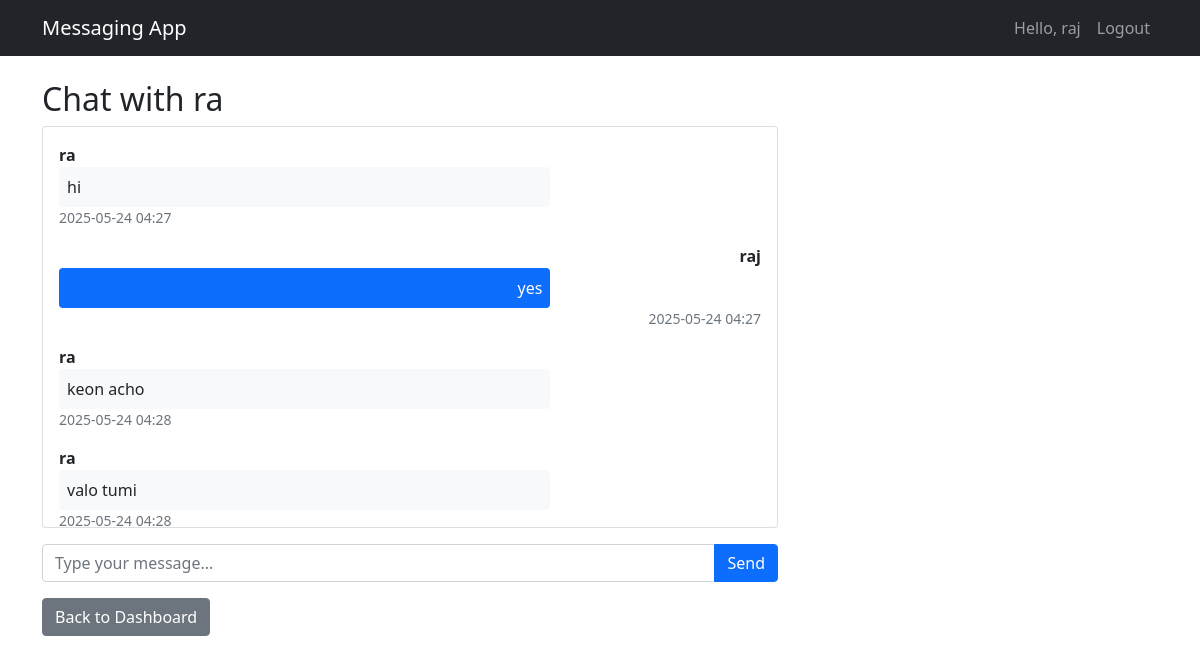
The page /chat/4 (signed in) on the database its author committed.
### app.py (models this page shows, shortened)
class User(UserMixin, db.Model):
    id = db.Column(db.Integer, primary_key=True)
    username = db.Column(db.String(80), unique=True, nullable=False)
    password = db.Column(db.String(200), nullable=False)
    last_seen = db.Column(db.DateTime, default=datetime.utcnow)
    online = db.Column(db.Boolean, default=False)

class Message(db.Model):
    id = db.Column(db.Integer, primary_key=True)
    sender_id = db.Column(db.Integer, db.ForeignKey('user.id'), nullable=False)
    recipient_id = db.Column(db.Integer, db.ForeignKey('user.id'), nullable=False)
    content = db.Column(db.Text, nullable=False)
    timestamp = db.Column(db.DateTime, default=datetime.utcnow)
    read = db.Column(db.Boolean, default=False)
    sender = db.relationship('User', foreign_keys=[sender_id])
    recipient = db.relationship('User', foreign_keys=[recipient_id])

### app.py (the view)
@app.route('/chat/<int:recipient_id>')
@login_required
def chat(recipient_id):
    recipient = User.query.get_or_404(recipient_id)
    messages = Message.query.filter(
        ((Message.sender_id == current_user.id) & (Message.recipient_id == recipient.id)) |
        ((Message.sender_id == recipient.id) & (Message.recipient_id == current_user.id))
    ).order_by(Message.timestamp.asc()).all()
    for message in messages:
        if message.recipient_id == current_user.id and not message.read:
            message.read = True
    db.session.commit()
    return render_template('chat.html', recipient=recipient, messages=messages)

### app.py (called while the page is built)
@login_manager.user_loader
def load_user(user_id):
    return User.query.get(int(user_id))

@app.before_request
def before_request():
    if current_user.is_authenticated:
        current_user.last_seen = datetime.utcnow()
        db.session.commit()

### templates/chat.html (shortened to what this page needs)
{% extends "base.html" %}
{% block content %}
<div class="row">
    <div class="col-md-8">
        <h2>Chat with {{ recipient.username }}</h2>
        <div class="card mb-3">
            <div class="card-body" id="message-container" style="height: 400px; overflow-y: auto;">
                {% for message in messages %}
                    <div class="mb-3 {% if message.sender_id == current_user.id %}text-end{% endif %}">
                        <div class="d-flex flex-column">
                            <strong>{{ message.sender.username }}</strong>
                            <div class="p-2 rounded {% if message.sender_id == current_user.id %}bg-primary text-white{% else %}bg-light{% endif %}" style="max-width: 70%;">
                                {{ message.content }}
                            </div>
                            <small class="text-muted">{{ message.timestamp.strftime('%Y-%m-%d %H:%M') }}</small>
                        </div>
                    </div>
                {% endfor %}
            </div>
        </div>
        <form id="message-form">
            <div class="input-group mb-3">
                <input type="text" class="form-control" id="message-input" placeholder="Type your message..." required>
                <button class="btn btn-primary" type="submit">Send</button>
            </div>
        </form>
        <a href="{{ url_for('dashboard') }}" class="btn btn-secondary">Back to Dashboard</a>
    </div>
</div>
{% endblock %}

### templates/base.html (shortened to what this page needs)
<!DOCTYPE html>
<html lang="en">
<head>
    <link href="https://cdn.jsdelivr.net/npm/bootstrap@5.1.3/dist/css/bootstrap.min.css" rel="stylesheet">
</head>
<body>
    <nav class="navbar navbar-expand-lg navbar-dark bg-dark">
        <div class="container">
            <a class="navbar-brand" href="{{ url_for('dashboard') }}">Messaging App</a>
            <div class="navbar-nav">
                {% if current_user.is_authenticated %}
                    <span class="nav-item nav-link">Hello, {{ current_user.username }}</span>
                    <a class="nav-item nav-link" href="{{ url_for('logout') }}">Logout</a>
                {% else %}
                    <a class="nav-item nav-link" href="{{ url_for('login') }}">Login</a>
                    <a class="nav-item nav-link" href="{{ url_for('register') }}">Register</a>
                {% endif %}
            </div>
        </div>
    </nav>
    <div class="container mt-4">
        {% block content %}{% endblock %}
    </div>
</body>
</html>

### rows shown on the page
User: username "raj"
User: username "ra"
Message: sender.username "ra", content "hi", timestamp "2025-05-24 04:27"
Message: sender.username "raj", content "yes", timestamp "2025-05-24 04:27"
Message: sender.username "ra", content "keon acho", timestamp "2025-05-24 04:28"
Message: sender.username "ra", content "valo tumi", timestamp "2025-05-24 04:28"
